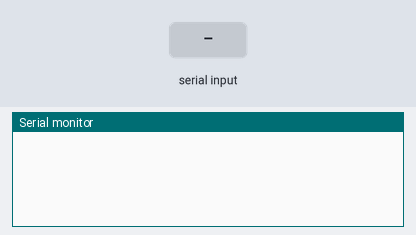
This sketch was run on a simulated Arduino Uno, built with avr-gcc and run on an emulated ATmega328P. Parts: the last lines printed to the serial monitor. The test bench sets the inputs (shaded band).

Above: at 1.2 s.
1.3 s: "L90\n" received over Serial
At 1.9 s:
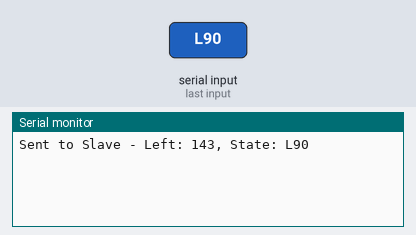
2.8 s: "L,45\n" received over Serial
At 4.0 s:
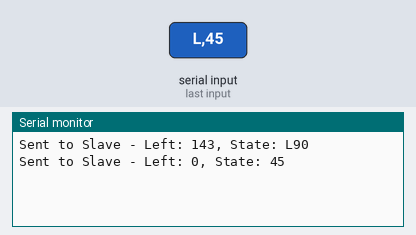
4.3 s: "R90\n" received over Serial
At 5.4 s:
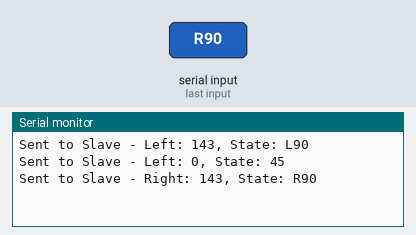
5.8 s: "R,45\n" received over Serial
At 6.4 s:
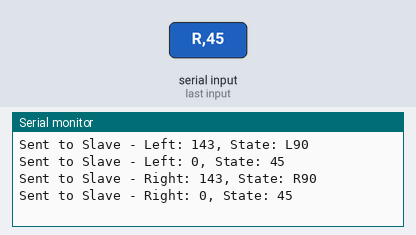

Measured:
- after the input at 1.3 s, the serial monitor: prints a new line at once (image 1)
- after the input at 2.8 s, the serial monitor: prints a new line at once (image 2)
- after the input at 4.3 s, the serial monitor: prints a new line at once (image 3)
- after the input at 5.8 s, the serial monitor: prints a new line at once (image 4)

The sketch:

MasterArduinoDetection.ino
```cpp
#include <SoftwareSerial.h>

SoftwareSerial BTSerial(2, 3); // RX, TX

void setup() {
  Serial.begin(9600);
  BTSerial.begin(9600);
}

void loop() {
  if (Serial.available()) {
    String data = Serial.readStringUntil('\n');
    char hand = data.charAt(0);
    int commaIndex = data.indexOf(',');
    int val = data.substring(1, commaIndex).toInt();
    String state = data.substring(commaIndex + 1);

    int pwmValue = map(val, 0, 160, 0, 255);

    if (hand == 'L') {
      BTSerial.print("L");
      BTSerial.print(pwmValue);
      BTSerial.print(",");
      BTSerial.println(state);
      Serial.print("Sent to Slave - Left: ");
      Serial.print(pwmValue);
      Serial.print(", State: ");
      Serial.println(state);
    } else if (hand == 'R') {
      BTSerial.print("R");
      BTSerial.print(pwmValue);
      BTSerial.print(",");
      BTSerial.println(state);
      Serial.print("Sent to Slave - Right: ");
      Serial.print(pwmValue);
      Serial.print(", State: ");
      Serial.println(state);
    }
  }
}
```
